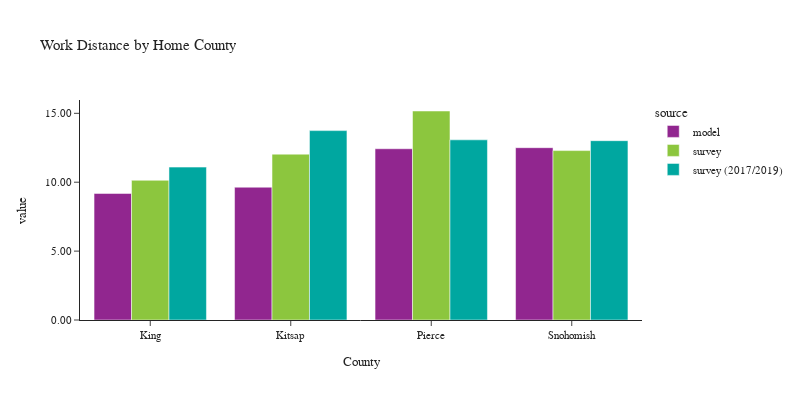

The cell this chart's notebook holds for it:
### Code cell
plot_work_location(df_workers, 'CountyName_home', 'Home County', 'County')

### Figure 1 — Plotly figure (JSON) as saved in the notebook; plotly's stock layout.template omitted (floating-point values rounded to 4 significant figures)
{"data": [{"alignmentgroup": "True", "customdata": [[1255982], [119304], [406330], [428552]], "hovertemplate": "source=model<br>CountyName_home=%{x}<br>value=%{y}<br>sample count=%{customdata[0]}<extra></extra>", "legendgroup": "model", "marker": {"color": "#91268F", "pattern": {"shape": ""}}, "name": "model", "offsetgroup": "model", "orientation": "v", "showlegend": true, "textposition": "auto", "type": "bar", "x": ["King", "Kitsap", "Pierce", "Snohomish"], "xaxis": "x", "y": [9.185, 9.637, 12.43, 12.51], "yaxis": "y"}, {"alignmentgroup": "True", "customdata": [[1937], [125], [250], [294]], "hovertemplate": "source=survey<br>CountyName_home=%{x}<br>value=%{y}<br>sample count=%{customdata[0]}<extra></extra>", "legendgroup": "survey", "marker": {"color": "#8CC63E", "pattern": {"shape": ""}}, "name": "survey", "offsetgroup": "survey", "orientation": "v", "showlegend": true, "textposition": "auto", "type": "bar", "x": ["King", "Kitsap", "Pierce", "Snohomish"], "xaxis": "x", "y": [10.14, 12.04, 15.17, 12.3], "yaxis": "y"}, {"alignmentgroup": "True", "customdata": [[4683], [139], [407], [366]], "hovertemplate": "source=survey (2017/2019)<br>CountyName_home=%{x}<br>value=%{y}<br>sample count=%{customdata[0]}<extra></extra>", "legendgroup": "survey (2017/2019)", "marker": {"color": "#00A7A0", "pattern": {"shape": ""}}, "name": "survey (2017/2019)", "offsetgroup": "survey (2017/2019)", "orientation": "v", "showlegend": true, "textposition": "auto", "type": "bar", "x": ["King", "Kitsap", "Pierce", "Snohomish"], "xaxis": "x", "y": [11.1, 13.74, 13.08, 13.01], "yaxis": "y"}], "layout": {"barmode": "group", "font": {"size": 11}, "height": 400, "legend": {"title": {"text": "source"}, "tracegroupgap": 0}, "title": {"text": "Work Distance by Home County"}, "width": 800, "xaxis": {"anchor": "y", "domain": [0.0, 1.0], "title": {"text": "County"}}, "yaxis": {"anchor": "x", "domain": [0.0, 1.0], "tickformat": ".2f", "title": {"text": "value"}}}}
